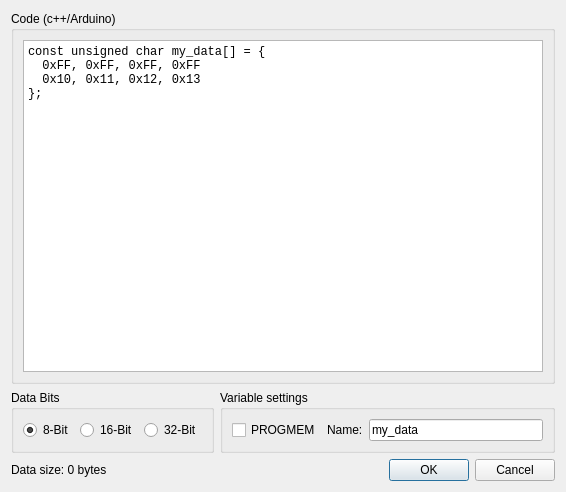
<?xml version="1.0" encoding="UTF-8"?>
<ui version="4.0">
 <class>CodeSelectDialog</class>
 <widget class="QDialog" name="CodeSelectDialog">
  <property name="geometry">
   <rect>
    <x>0</x>
    <y>0</y>
    <width>566</width>
    <height>492</height>
   </rect>
  </property>
  <property name="windowTitle">
   <string>Dialog</string>
  </property>
  <layout class="QVBoxLayout" name="verticalLayout">
   <item>
    <widget class="QGroupBox" name="codeBox">
     <property name="title">
      <string>Code (c++/Arduino)</string>
     </property>
     <layout class="QHBoxLayout" name="horizontalLayout_4">
      <item>
       <widget class="QPlainTextEdit" name="codeEdit">
        <property name="font">
         <font>
          <family>Consolas</family>
         </font>
        </property>
        <property name="plainText">
         <string>const unsigned char my_data[] = {
  0xFF, 0xFF, 0xFF, 0xFF
  0x10, 0x11, 0x12, 0x13
};</string>
        </property>
       </widget>
      </item>
     </layout>
    </widget>
   </item>
   <item>
    <layout class="QHBoxLayout" name="horizontalLayout">
     <item>
      <widget class="QGroupBox" name="bitBox">
       <property name="title">
        <string>Data Bits</string>
       </property>
       <layout class="QHBoxLayout" name="horizontalLayout_2">
        <item>
         <widget class="QRadioButton" name="bitsbtn8">
          <property name="text">
           <string>8-Bit</string>
          </property>
          <property name="checked">
           <bool>true</bool>
          </property>
         </widget>
        </item>
        <item>
         <widget class="QRadioButton" name="bitsbtn16">
          <property name="text">
           <string>16-Bit</string>
          </property>
         </widget>
        </item>
        <item>
         <widget class="QRadioButton" name="bitsbtn32">
          <property name="text">
           <string>32-Bit</string>
          </property>
         </widget>
        </item>
       </layout>
      </widget>
     </item>
     <item>
      <widget class="QGroupBox" name="varBox">
       <property name="title">
        <string>Variable settings</string>
       </property>
       <layout class="QHBoxLayout" name="horizontalLayout_3">
        <item>
         <widget class="QCheckBox" name="progmemCheck">
          <property name="text">
           <string>PROGMEM</string>
          </property>
         </widget>
        </item>
        <item>
         <widget class="QLabel" name="label">
          <property name="text">
           <string>Name:</string>
          </property>
         </widget>
        </item>
        <item>
         <widget class="QLineEdit" name="varnameText">
          <property name="text">
           <string>my_data</string>
          </property>
         </widget>
        </item>
       </layout>
      </widget>
     </item>
    </layout>
   </item>
   <item>
    <layout class="QHBoxLayout" name="horizontalLayout_5">
     <item>
      <widget class="QLabel" name="datasizeLbl">
       <property name="text">
        <string>Data size: 0 bytes</string>
       </property>
      </widget>
     </item>
     <item>
      <widget class="QDialogButtonBox" name="buttonBox">
       <property name="orientation">
        <enum>Qt::Horizontal</enum>
       </property>
       <property name="standardButtons">
        <set>QDialogButtonBox::Cancel|QDialogButtonBox::Ok</set>
       </property>
      </widget>
     </item>
    </layout>
   </item>
  </layout>
 </widget>
 <resources/>
 <connections>
  <connection>
   <sender>buttonBox</sender>
   <signal>accepted()</signal>
   <receiver>CodeSelectDialog</receiver>
   <slot>accept()</slot>
   <hints>
    <hint type="sourcelabel">
     <x>248</x>
     <y>254</y>
    </hint>
    <hint type="destinationlabel">
     <x>157</x>
     <y>274</y>
    </hint>
   </hints>
  </connection>
  <connection>
   <sender>buttonBox</sender>
   <signal>rejected()</signal>
   <receiver>CodeSelectDialog</receiver>
   <slot>reject()</slot>
   <hints>
    <hint type="sourcelabel">
     <x>316</x>
     <y>260</y>
    </hint>
    <hint type="destinationlabel">
     <x>286</x>
     <y>274</y>
    </hint>
   </hints>
  </connection>
 </connections>
</ui>
